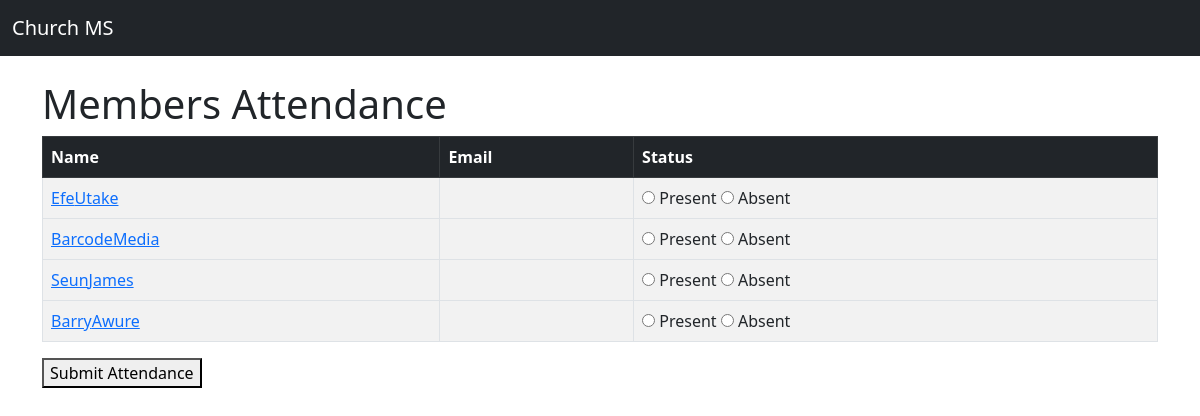
The page /member/attendance/ on the database as committed earlier.
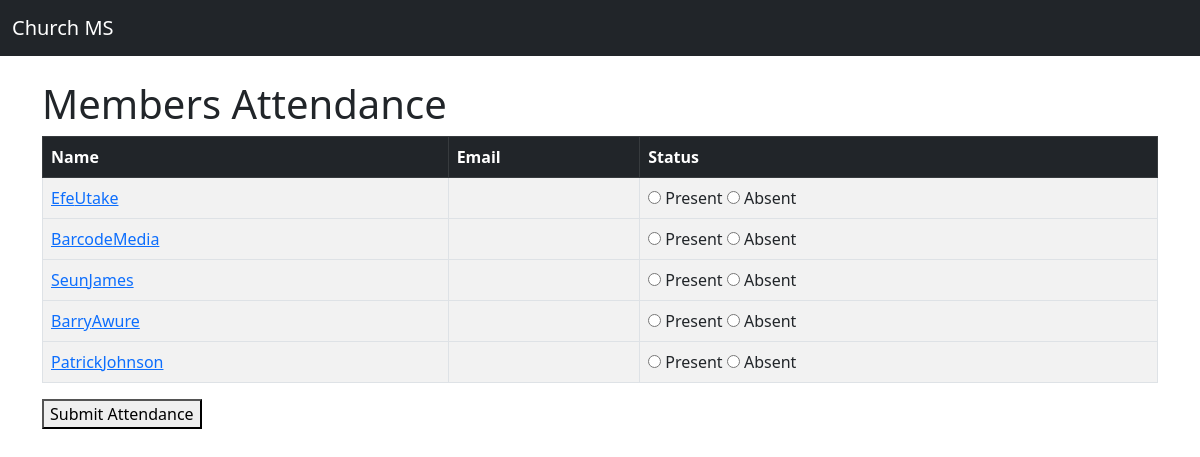
The same page on the database as committed later.
### member/models.py (models this page shows, shortened)
class Member(models.Model):
    first_name = models.CharField(max_length=50)
    last_name = models.CharField(max_length=50)
    perfect_attendance = models.BooleanField(default=True, null=True, blank=True)  # True if attended all classes.

### member/views.py (the view, shortened to what this page needs)
# urls.py: path('attendance/', views.attendance, name='attendance'),
def attendance(request):
    member = Member.objects.all()
    current_date = timezone.now().date()
    existing_attendance = Attendance.objects.filter(date=current_date).values_list('member__id', flat=True)
    return render(request, 'addAttendance.html', {'member': member})

### member/templates/addAttendance.html (shortened to what this page needs)
{% extends 'base.html' %}
{% block content %}
    <h1>Members Attendance</h1>
    <form method="post">
        <table class="table table-striped table-hover table-bordered">
            <thead class="table-dark">
                <tr>
                    <th scope='col'>Name</th>
                    <th scope='col'>Email</th>
                    <th scope='col'>Status</th>
                </tr>
            </thead>
            <tbody>
                {% for member in member %}
                <tr>
                    <td><a href="{% url 'member' member.id %}">{{ member.first_name }}{{ member.last_name }}</a></td>
                    <td>{{ member.email }}</td>
                    <td> <input type="radio" name="{{ member.id }}" value="present"> Present
                        <input type="radio" name="{{ member.id }}" value="absent"> Absent</td>
                <tr>
                {% endfor %}
            </tbody>
      </table>
    <button type="submit">Submit Attendance</button>
    </form>
{% endblock content %}

Rows that differ between the two databases and show on the page:
added Member: first_name "Patrick", last_name "Johnson"
